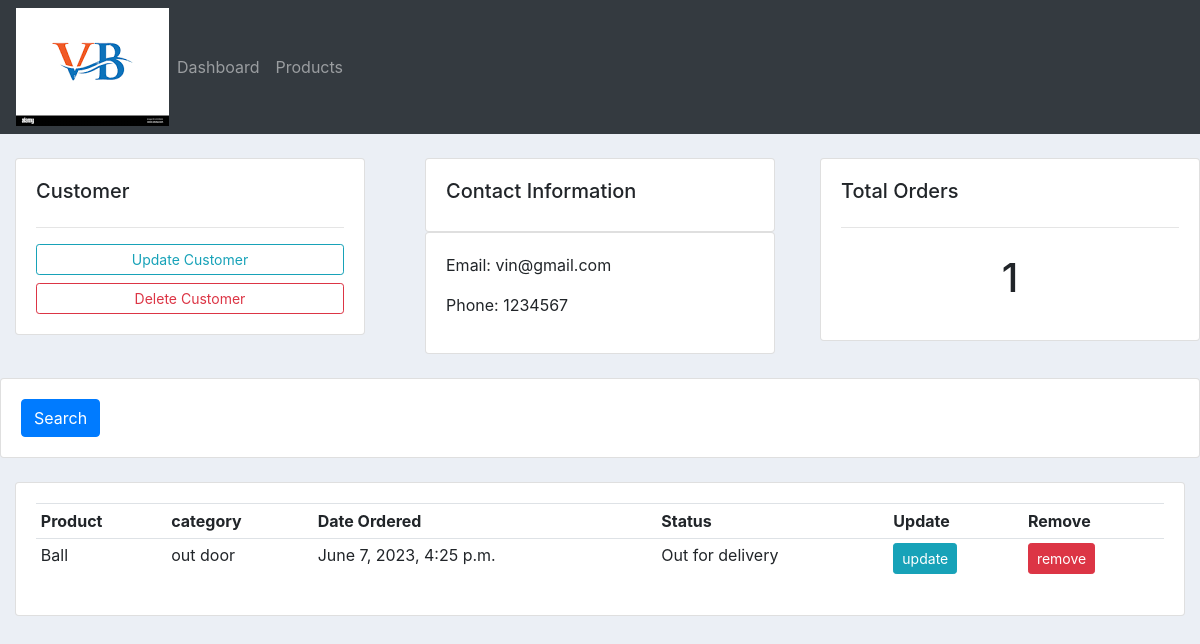
The app's page /customer/1/ with its own data.
### accounts/models.py (models this page shows, shortened)
class Customer(models.Model):
    name = models.CharField(max_length=200,null=True)
    phone = models.CharField(max_length=200,null=True)
    email = models.CharField(max_length=200,null=True)
    date_created = models.DateTimeField(auto_now_add=True,null=True)

class Order(models.Model):
    status = (
        ('pending','pending'),
        ('Out for delivery','Out for delivery'),
        ('Delivered','Delivered'),
    )
    customer = models.ForeignKey(Customer , null=True , on_delete = models.SET_NULL)
    product = models.ForeignKey(Product , null=True , on_delete = models.SET_NULL)
    date_created = models.DateTimeField(auto_now_add=True,null=True)
    status = models.CharField(max_length=200,null=True,choices=status)
    def __str__(self):
        return self.product.name

class Product(models.Model):
    category = (
        ('Indoor','Indoor'),
        ('out door','out door')
    )
    name= models.CharField(max_length=200,null=True)
    price = models.FloatField(max_length=200,null=True)
    category = models.CharField(max_length=200,null=True,choices=category)
    description = models.CharField(max_length=200,null=True ,blank=True)
    date_created = models.DateTimeField(auto_now_add=True,null=True)
    Tag = models.ManyToManyField(Tag)
    def __str__(self):
        return self.name

### accounts/views.py (the view)
# urls.py: path('customer/<str:pk_test>/', customer, name="customer" ),
def customer(request,pk_test):
    customer = Customer.objects.get(id=pk_test)
    orders = customer.order_set.all()
    orders_count = orders.count()
    print("orders1234",orders)
    context = {"customers":customer,
               "orders":orders,
               "orders_count":orders_count}
    return render(request,"accounts/customer.html",context)

### accounts/templates/accounts/customer.html
{% extends "accounts/main.html" %}
{% block content %}
<br>
<div class="row">
    <div class = "col-md">
        <div class = "col-md">
            <div class = "card card-body">
                <h5>Customer</h5>
                <hr>
                <a class = "btn btn-outline-info btn-sm btn-block" href="">Update Customer</a>
                <a class="btn btn-outline-danger btn-sm btn-block" href="">Delete Customer</a>
            </div>
        </div>
    </div>
    <div class = "col-md">
        <div class = "col-md">
            <div class = "card card-body">
                <h5>Contact Information</h5>
            </div>
            <div class = "card card-body">
                <p>Email: {{customers.email}}</p>
                <p>Phone: {{customers.phone}}</p>
            </div>
        </div>
    </div>
    <div class = "col-md">
            <div class = "card card-body">
                <h5>Total Orders</h5>
                <hr>
                <h1 style="text-align: center; padding:10px">{{orders_count}}</h1>
            </div>
    </div>
</div>
<br>
<div class = "row">
    <div class = "col">
        <div class = "card card-body">
            <form method = "get">
                <button class="btn btn-primary" type="submit">Search</button>
            </form>
        </div>
    </div>
</div>
<br>
<div clas = "row">
        <div class = col-md>
            <div class = "card card-body">
                <table class = "table table-sm">
                    <tr>
                        <th>Product</th>
                        <th>category</th>
                        <th>Date Ordered</th>
                        <th>Status</th>
                        <th>Update</th>
                        <th>Remove</th>
                    </tr>
                    {% for order in orders%}
                        <tr>
                            <td>{{order.product}}</td>
                            <td>{{order.product.category}}</td>
                            <td>{{order.product.date_created}}</td>
                            <td>{{order.status}}</td>
                            <td ><a class = "btn btn-sm btn-info" href="{% url 'updateOrder' order.id %}">update</a></td>
                            <td><a class = "btn btn-sm btn-danger" href="{% url 'deleteOrder' order.id %}">remove</a></td>
                        </tr>
                    {% endfor %}
                </table>
        </div>
    </div>
</div>
{% endblock %}

### static/css/main.css (style rules this page uses)
body { background-color: #ebeff5; }

### records on screen
Customer: email "vin@gmail.com", phone "1234567"
Order: product "Ball", product.category "out door", product.date_created "June 7, 2023, 4:25 p.m.", status "Out for delivery"

### other values on screen
{{ orders_count }} "1"
